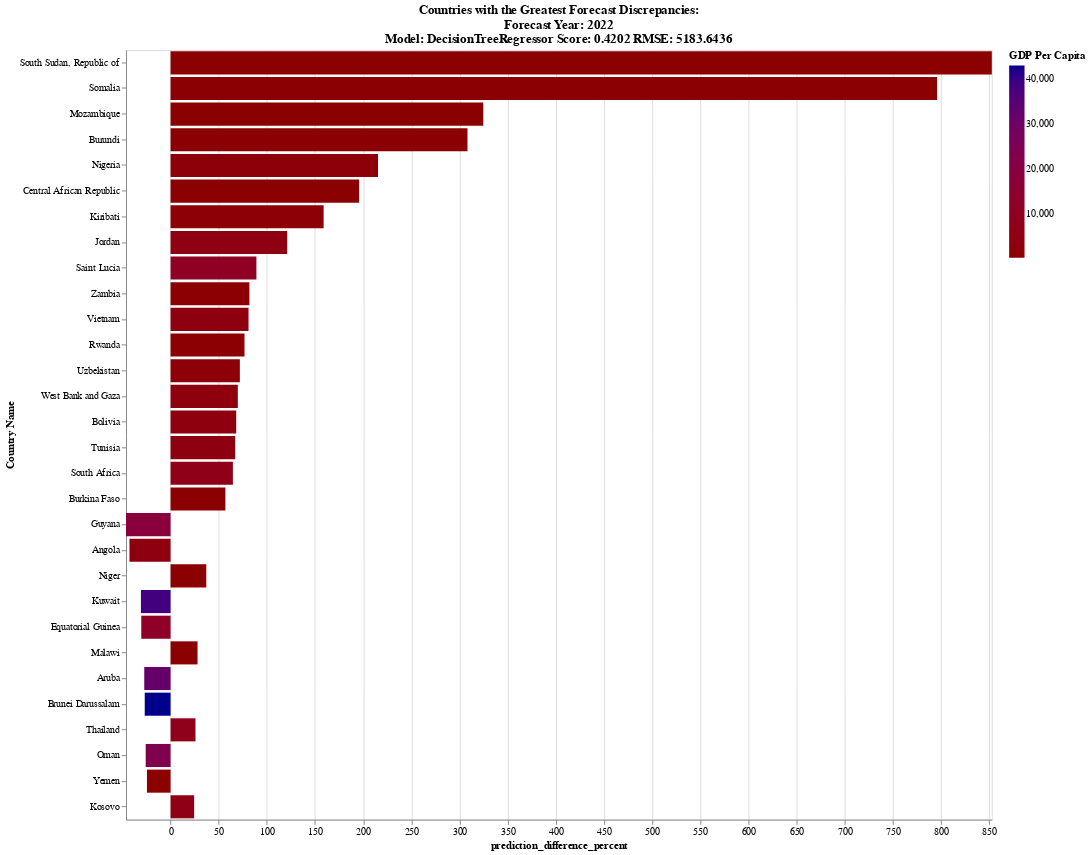

Write notebook code for a chart like this one.
### Markdown cell above
Failure analysis of performing K10Fold on Decision Tree model which is only fitted with principal components from all data set folder/metric topics that have a VIF score of < 5.
Results are included averaged across K10Fold with model R, RMSE scores, mean feature significance, and mean country GDP Per Capita predictions.
Falure analysis is then performed, finding the percentage difference of predicted GDP per capita across all counties' actual GDP Per capita for the target year of the predictions.

### Code cell
#for failure analysis:
prediction_eval = pd.DataFrame(test_y_df,columns=[train_year+2],index = test_y_df.index)
prediction_eval = pd.concat([prediction_eval,pd.DataFrame(predictions_avg.mean(axis=1),columns=['avg_prediction'])],axis=1)
prediction_eval = pd.concat([prediction_eval,pd.DataFrame(predictions_avg.std(axis=1),columns=['std_avg_prediction'])],axis=1).astype(float)
prediction_eval = prediction_eval.replace(0,np.nan)
prediction_eval['prediction_difference_percent'] = ((prediction_eval[train_year+2] - prediction_eval['avg_prediction'])/prediction_eval[train_year+2])*-100
prediction_eval['prediction_difference_percent_abs'] = abs(prediction_eval['prediction_difference_percent'])
prediction_eval=prediction_eval.sort_values(by=['prediction_difference_percent_abs'],ascending=False)
prediction_eval['GDP Per Capita'] = prediction_eval[train_year+2]
prediction_eval['Country Name'] = prediction_eval.index
prediction_eval.drop(columns=[train_year+2],inplace=True)
# prediction_eval = prediction_eval[prediction_eval['prediction_difference_percent_abs']<100]

forecast_failure_chart = alt.Chart(prediction_eval.iloc[:30, :]
                                   , title = ["Countries with the Greatest Forecast Discrepancies:"
                    ,'Forecast Year: ' + str(train_year +2) 
                    ,'Model: '+model_score_results['model'][0]+ ' Score: '+str(round(model_score_results['avg_r_score'][0],4))
                    +' RMSE: '+str(round(model_score_results['avg_rmse'][0],4))]
                    
                    ).mark_geoshape(stroke='black' 
                                    ,fillOpacity=1,strokeWidth=.05
                                   ).mark_bar().encode( 
    x = alt.X('prediction_difference_percent:Q',scale = alt.Scale(domain=[prediction_eval['prediction_difference_percent'][:30].min(),
                                                             prediction_eval['prediction_difference_percent'][:30].max()])),  
    y=alt.Y("Country Name:O", sort=alt.SortField("prediction_difference_percent_abs", order="descending"))
    , tooltip=['GDP Per Capita:Q', 'prediction_difference_percent:Q'],
    color=alt.Color('GDP Per Capita:Q', scale= alt.Scale(range=['darkred','darkblue']
                                                         ,domain=[prediction_eval['GDP Per Capita'][:30].min(),#
                                                             prediction_eval['GDP Per Capita'][:30].max()]#
                                                          ))
    ).properties(height=800, width = 900)

forecast_failure_chart#.show()

### Figure 1 — Vega-Lite specification as saved in the notebook (floating-point values rounded to 4 significant figures)
{"config": {"view": {"continuousWidth": 400, "continuousHeight": 300}}, "data": {"name": "data-8ae846fe5ad53d46e5825aee63d6679b"}, "mark": "bar", "encoding": {"color": {"field": "GDP Per Capita", "scale": {"domain": [292.6, 42940.0], "range": ["darkred", "darkblue"]}, "type": "quantitative"}, "tooltip": [{"field": "GDP Per Capita", "type": "quantitative"}, {"field": "prediction_difference_percent", "type": "quantitative"}], "x": {"field": "prediction_difference_percent", "scale": {"domain": [-46.25, 852.8]}, "type": "quantitative"}, "y": {"field": "Country Name", "sort": {"field": "prediction_difference_percent_abs", "order": "descending"}, "type": "ordinal"}}, "height": 800, "title": ["Countries with the Greatest Forecast Discrepancies:", "Forecast Year: 2022", "Model: DecisionTreeRegressor Score: 0.4202 RMSE: 5183.6436"], "width": 900, "$schema": "https://vega.github.io/schema/vega-lite/v4.17.0.json", "datasets": {"data-8ae846fe5ad53d46e5825aee63d6679b": [{"avg_prediction": 3124.0, "std_avg_prediction": 8727.0, "prediction_difference_percent": 852.8, "prediction_difference_percent_abs": 852.8, "GDP Per Capita": 327.9, "Country Name": "South Sudan, Republic of"}, {"avg_prediction": 4829.0, "std_avg_prediction": 13680.0, "prediction_difference_percent": 795.9, "prediction_difference_percent_abs": 795.9, "GDP Per Capita": 539.0, "Country Name": "Somalia"}, {"avg_prediction": 2302.0, "std_avg_prediction": 3786.0, "prediction_difference_percent": 324.7, "prediction_difference_percent_abs": 324.7, "GDP Per Capita": 542.1, "Country Name": "Mozambique"}, {"avg_prediction": 1195.0, "std_avg_prediction": 2912.0, "prediction_difference_percent": 308.3, "prediction_difference_percent_abs": 308.3, "GDP Per Capita": 292.6, "Country Name": "Burundi"}, {"avg_prediction": 7338.0, "std_avg_prediction": 12770.0, "prediction_difference_percent": 215.4, "prediction_difference_percent_abs": 215.4, "GDP Per Capita": 2326.0, "Country Name": "Nigeria"}, {"avg_prediction": 1467.0, "std_avg_prediction": 2820.0, "prediction_difference_percent": 195.8, "prediction_difference_percent_abs": 195.8, "GDP Per Capita": 495.9, "Country Name": "Central African Republic"}, {"avg_prediction": 4331.0, "std_avg_prediction": 8303.0, "prediction_difference_percent": 158.9, "prediction_difference_percent_abs": 158.9, "GDP Per Capita": 1673.0, "Country Name": "Kiribati"}, {"avg_prediction": 10320.0, "std_avg_prediction": 18670.0, "prediction_difference_percent": 121.1, "prediction_difference_percent_abs": 121.1, "GDP Per Capita": 4666.0, "Country Name": "Jordan"}, {"avg_prediction": 20360.0, "std_avg_prediction": 13210.0, "prediction_difference_percent": 89.13, "prediction_difference_percent_abs": 89.13, "GDP Per Capita": 10760.0, "Country Name": "Saint Lucia"}, {"avg_prediction": 2452.0, "std_avg_prediction": 4291.0, "prediction_difference_percent": 81.88, "prediction_difference_percent_abs": 81.88, "GDP Per Capita": 1348.0, "Country Name": "Zambia"}, {"avg_prediction": 7533.0, "std_avg_prediction": 12070.0, "prediction_difference_percent": 80.96, "prediction_difference_percent_abs": 80.96, "GDP Per Capita": 4163.0, "Country Name": "Vietnam"}, {"avg_prediction": 1613.0, "std_avg_prediction": 2401.0, "prediction_difference_percent": 76.77, "prediction_difference_percent_abs": 76.77, "GDP Per Capita": 912.7, "Country Name": "Rwanda"}, {"avg_prediction": 3857.0, "std_avg_prediction": 5864.0, "prediction_difference_percent": 71.94, "prediction_difference_percent_abs": 71.94, "GDP Per Capita": 2243.0, "Country Name": "Uzbekistan"}, {"avg_prediction": 5974.0, "std_avg_prediction": 7979.0, "prediction_difference_percent": 69.84, "prediction_difference_percent_abs": 69.84, "GDP Per Capita": 3517.0, "Country Name": "West Bank and Gaza"}, {"avg_prediction": 6107.0, "std_avg_prediction": 5602.0, "prediction_difference_percent": 68.16, "prediction_difference_percent_abs": 68.16, "GDP Per Capita": 3631.0, "Country Name": "Bolivia"}, {"avg_prediction": 6376.0, "std_avg_prediction": 7838.0, "prediction_difference_percent": 67.09, "prediction_difference_percent_abs": 67.09, "GDP Per Capita": 3816.0, "Country Name": "Tunisia"}, {"avg_prediction": 11100.0, "std_avg_prediction": 13080.0, "prediction_difference_percent": 64.72, "prediction_difference_percent_abs": 64.72, "GDP Per Capita": 6739.0, "Country Name": "South Africa"}, {"avg_prediction": 1294.0, "std_avg_prediction": 1179.0, "prediction_difference_percent": 56.92, "prediction_difference_percent_abs": 56.92, "GDP Per Capita": 824.9, "Country Name": "Burkina Faso"}, {"avg_prediction": 10070.0, "std_avg_prediction": 1243.0, "prediction_difference_percent": -46.25, "prediction_difference_percent_abs": 46.25, "GDP Per Capita": 18740.0, "Country Name": "Guyana"}, {"avg_prediction": 2173.0, "std_avg_prediction": 567.1, "prediction_difference_percent": -42.68, "prediction_difference_percent_abs": 42.68, "GDP Per Capita": 3791.0, "Country Name": "Angola"}, {"avg_prediction": 769.4, "std_avg_prediction": 549.4, "prediction_difference_percent": 37.09, "prediction_difference_percent_abs": 37.09, "GDP Per Capita": 561.2, "Country Name": "Niger"}, {"avg_prediction": 26380.0, "std_avg_prediction": 7220.0, "prediction_difference_percent": -30.8, "prediction_difference_percent_abs": 30.8, "GDP Per Capita": 38120.0, "Country Name": "Kuwait"}, {"avg_prediction": 7838.0, "std_avg_prediction": 1928.0, "prediction_difference_percent": -30.41, "prediction_difference_percent_abs": 30.41, "GDP Per Capita": 11260.0, "Country Name": "Equatorial Guinea"}, {"avg_prediction": 669.4, "std_avg_prediction": 349.6, "prediction_difference_percent": 28.01, "prediction_difference_percent_abs": 28.01, "GDP Per Capita": 523.0, "Country Name": "Malawi"}, {"avg_prediction": 23250.0, "std_avg_prediction": 8757.0, "prediction_difference_percent": -27.31, "prediction_difference_percent_abs": 27.31, "GDP Per Capita": 31990.0, "Country Name": "Aruba"}, {"avg_prediction": 31420.0, "std_avg_prediction": 3643.0, "prediction_difference_percent": -26.82, "prediction_difference_percent_abs": 26.82, "GDP Per Capita": 42940.0, "Country Name": "Brunei Darussalam"}, {"avg_prediction": 9605.0, "std_avg_prediction": 7502.0, "prediction_difference_percent": 25.87, "prediction_difference_percent_abs": 25.87, "GDP Per Capita": 7631.0, "Country Name": "Thailand"}, {"avg_prediction": 17460.0, "std_avg_prediction": 4765.0, "prediction_difference_percent": -25.84, "prediction_difference_percent_abs": 25.84, "GDP Per Capita": 23540.0, "Country Name": "Oman"}, {"avg_prediction": 659.6, "std_avg_prediction": 103.8, "prediction_difference_percent": -24.52, "prediction_difference_percent_abs": 24.52, "GDP Per Capita": 873.9, "Country Name": "Yemen"}, {"avg_prediction": 6510.0, "std_avg_prediction": 4377.0, "prediction_difference_percent": 24.49, "prediction_difference_percent_abs": 24.49, "GDP Per Capita": 5230.0, "Country Name": "Kosovo"}]}}
